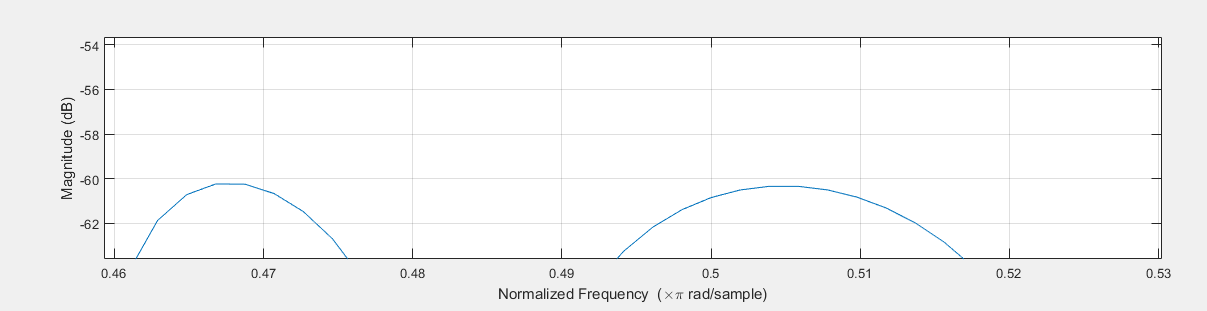
%> input picture lab4eecs3602/lowpassbandequation1.png, 1207 x 311 px
$ octave lab4.m   (GNU Octave 9; MATLAB toolbox functions it lacks are replaced by stand-ins)
%> lines starting %> are read from the running program, lines starting %| are printed output that depends on the picture
%% Niruyan Rakulan 214343438
%Introduction: The purpose of this lab was to create a filter using Matlabs
%firpm function. The filter was able to filter the high end frequencies in
%the sound file, and only allowed the low frequencies.

%Materials: PC, Matlab, Headphones
%%  Q1
%% 1)
clear all;
samp_freq = 22050;
pB = 3000;% passband
sB = 5000;% stopband
sr = 0.001;% stopband ripple
pr = 0.01; % Passband ripple
fp = pB/samp_freq;%normalized pB
fs = sB/samp_freq;%normalized sB
%Use of Equation 1
Lp =( -20* log10(sqrt(sr*pr))-13)/(14.6*abs(fs-fp))+1; %length
%Lp=28.94

F = [pB, sB];
A = [1,0];
Dev = [pr, sr];
%Use of MATLAB function

L = firpmord(F,A,Dev,samp_freq );
%The two methods did not yield the same answer; Lp(Equation
%1)=28.94,L(Matlab)=27

%% 2)
%FIR filter using equation 1
figure
[q,Fi,Ai,W]=firpmord(F,A,Dev,samp_freq);
h1=firpm(ceil(Lp),Fi,Ai,W); %filter coeffcient
freqz(h1,1);

figure
lpbwq1=imread('lowpassbandequation1.png');
%> lpbwq1 is the input picture: size 311x1207x3 uint8; mean R, G, B 245.7, 245.9, 246
imshow(lpbwq1);
%Low pass band for Equation 1. Does meet requirement since lower than
%60dB(-20log(0.001)=60).

figure
hpbwq1=imread('highpassbandequation1.png');
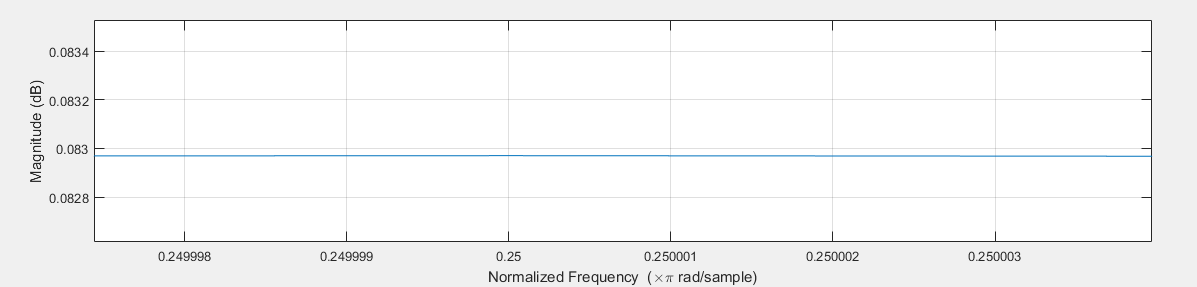
%> input picture lab4eecs3602/highpassbandequation1.png, 1197 x 287 px
%> hpbwq1 is the input picture: size 287x1197x3 uint8; mean R, G, B 245.8, 246.1, 246.4
imshow(hpbwq1);
%High pass band for Equation 1. Does meet requirement since lower than
%0.0864dB(-20log(0.01)=0.0864).
% The FIR filter design does meet the specifications because the ripples
% are lower than needed.
%% 3)
%FIR filter using matlab equation
figure
[N,Fi,Ai,W]=firpmord(F,A,Dev,samp_freq);
h2=firpm(N,Fi,Ai,W); %filter coeffcient
freqz(h2,1); %plot

figure
lpbwm=imread('lowpassbandmatlab.png');
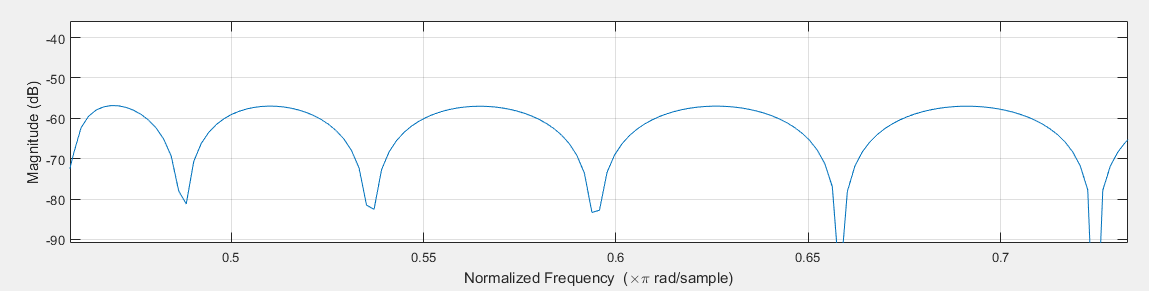
%> input picture lab4eecs3602/lowpassbandmatlab.png, 1149 x 291 px
%> lpbwm is the input picture: size 291x1149x3 uint8; mean R, G, B 245.7, 246.3, 246.7
imshow(lpbwm);
%Low pass band for Matlab function. Doesnt meet requirement since higher than
%60dB(-20log(0.001)=60).

figure
hpbwm=imread('highpassbandmatlab.png');
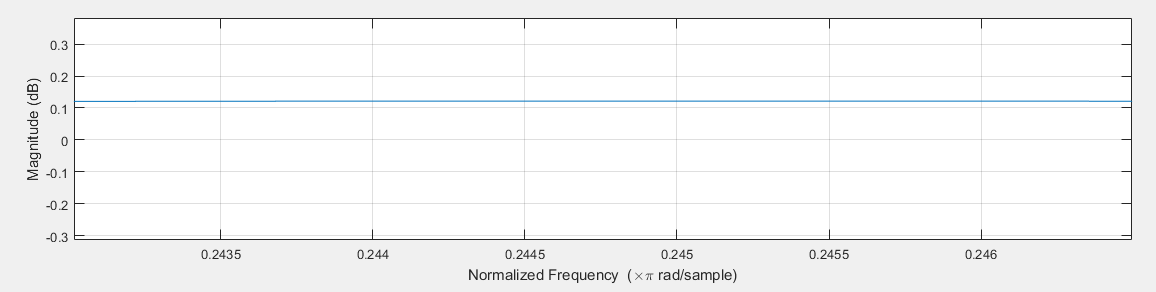
%> input picture lab4eecs3602/highpassbandmatlab.png, 1156 x 292 px
%> hpbwm is the input picture: size 292x1156x3 uint8; mean R, G, B 245.8, 246.2, 246.4
imshow(hpbwm);
%High pass band for Matlab function. Doesnt meet requirement since higher than
%0.0864dB(-20log(0.01)=0.0864).
%This filter does not meet the specifications because the ripples are
%higher than intended.
%% 4

%Equation 1 does meet the requirement(assume use ceiling of Lm) since ripples less than intended. Matlab funciton does not meet requirements since ripples greater than intended. To improve, increase the length.
%% 5
figure;
[N,Fi,Ai,W]=firpmord(F,A,Dev,samp_freq);
h2=firpm(N+2,Fi,Ai,W); %filter coeffcient
freqz(h2,1);
%Length of Matlab function increased by 2.
figure;
lpbwq1=imread('lowpassbandequation1.png');
imshow(lpbwq1);
%Low pass band for New signal. Does meet requirement since lower than
%60dB(-20log(0.001)=60).
figure
hpbwq1=imread('highpassbandequation1.png');
imshow(hpbwq1);
%High pass band for New Signal. Does meet requirement since lower than
%0.0864dB(-20log(0.01)=0.0864).
%% 6
figure;
%> (the run ends here)
